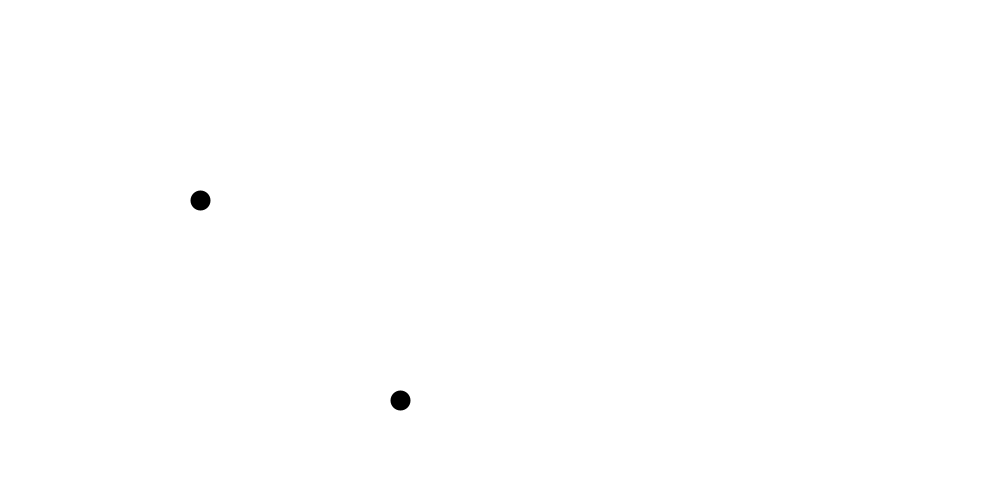
Frame 1 (no input)
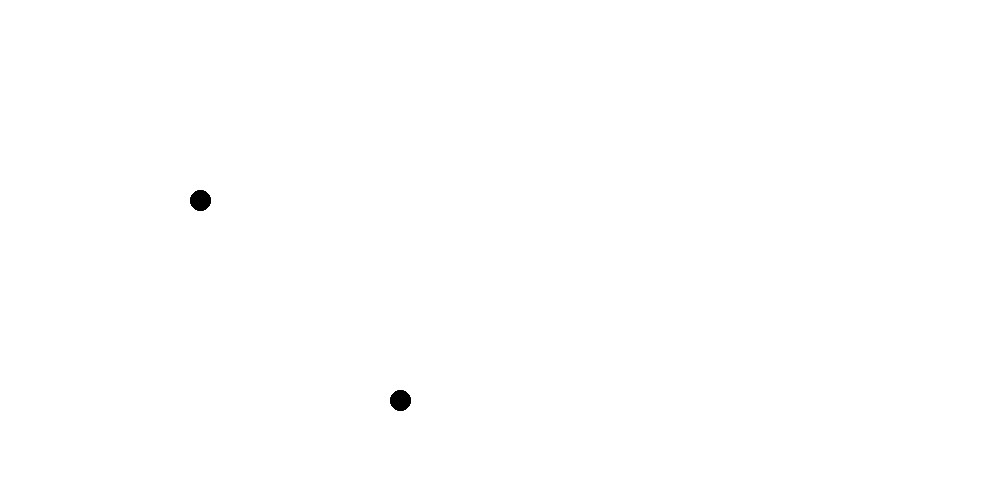
Frame 60 (the mouse pressed at the canvas centre just before this capture)
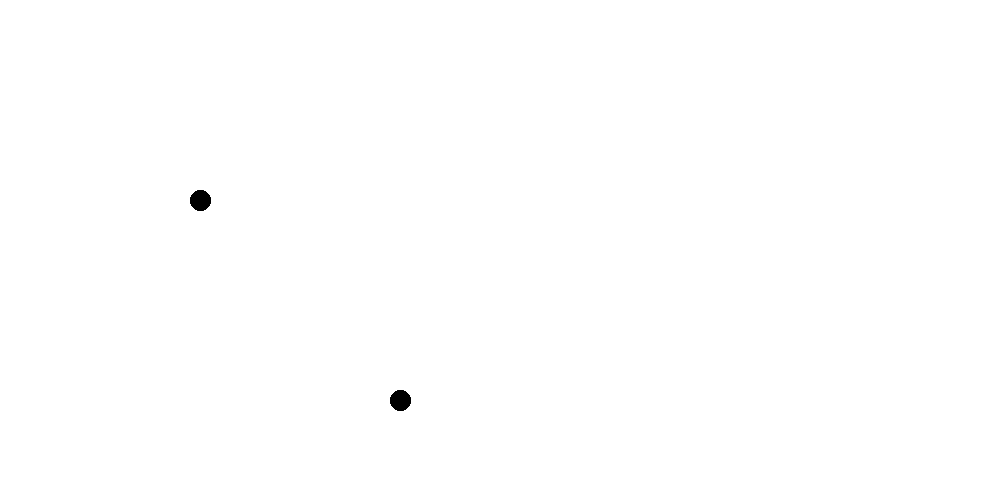
Frame 120 (the mouse held since frame 60 and released just before this capture)

The Processing sketch that drew these frames (run headless with seeded random() and noise(); from frame 60 on, the mouse is pressed at the canvas centre):

// Processing sketch: vectorClass
// ── vectorClass.pde
public class OVector{

  float xValue;
  float yValue;

  public OVector(float xValue, float yValue){
    this.xValue = xValue;
    this.yValue = yValue;
  }

  public OVector(){
    this.xValue = xValue;
    this.yValue = yValue;
  }

  public void setAngle(float angle){
    float length = this.getLength();
    xValue = cos(angle) * length;
    yValue = sin(angle) * length;
  }

  public float getAngle(){
    return degrees(atan(yValue / xValue));
  }

  public void setlength(float length){
    float angle = this.getAngle();
    xValue = cos(angle) * length;
    yValue = sin(angle) * length;
  }

  public float getLength(){
    return sqrt(sq(xValue) + sq(yValue));
  }

  public OVector add(OVector v1){
    OVector vec = new OVector(xValue + v1.xValue, yValue + v1.yValue);
    return vec;
  }

  public OVector sub(OVector v1){
    OVector vec = new OVector(xValue - v1.xValue, yValue - v1.yValue);
    return vec;
  }

  public OVector multi(float multiplier){
    OVector vec = new OVector(xValue * multiplier, yValue * multiplier);
    return vec;
  }

  public OVector unit(){
    OVector vec = new OVector(xValue / abs(xValue), yValue / abs(yValue));
    return vec;
  }

  public float scalar(OVector vec){
    float length1 = this.getLength();
    float length2 = vec.getLength();
    float angle1 = this.getAngle();
    float angle2 = vec.getAngle();
    float angle = abs(angle1 - angle2);
    float scal = (length1 * length2 * angle);
    return scal;
  }

  public boolean isOrto(OVector vec){
    float a = this.scalar(vec);
    if(a == 0){
      return true;
    } else {
      return false;
    }
  }

}

void setup(){
  size(1000, 500);
  background(255);
}

OVector vec1 = new OVector(100, 100);
OVector vec2 = new OVector(200, 200);

void draw(){

OVector vec3 = vec2.multi(2);
strokeWeight(20);
stroke(0);

point(vec3.xValue, vec3.yValue);

point(vec2.xValue, vec2.yValue);

}
